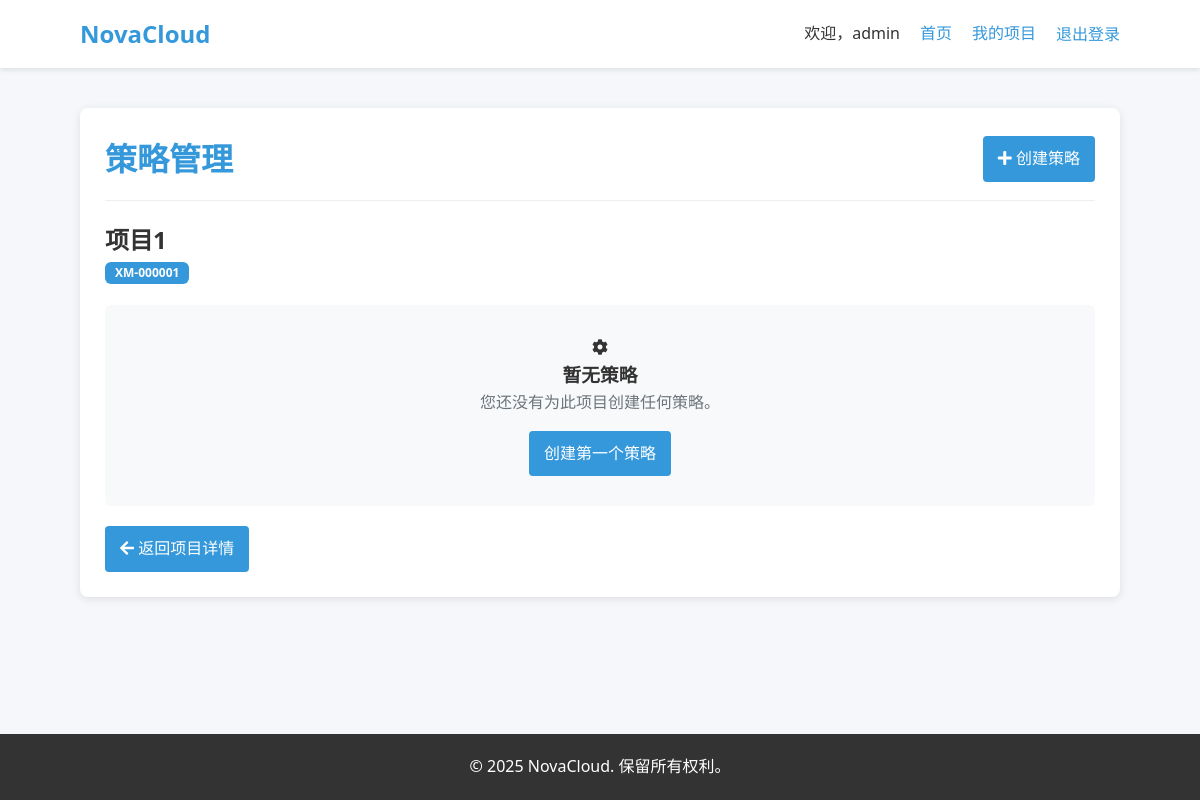
Page /projects/XM-000001/strategies/ (signed in) on the earlier database version.
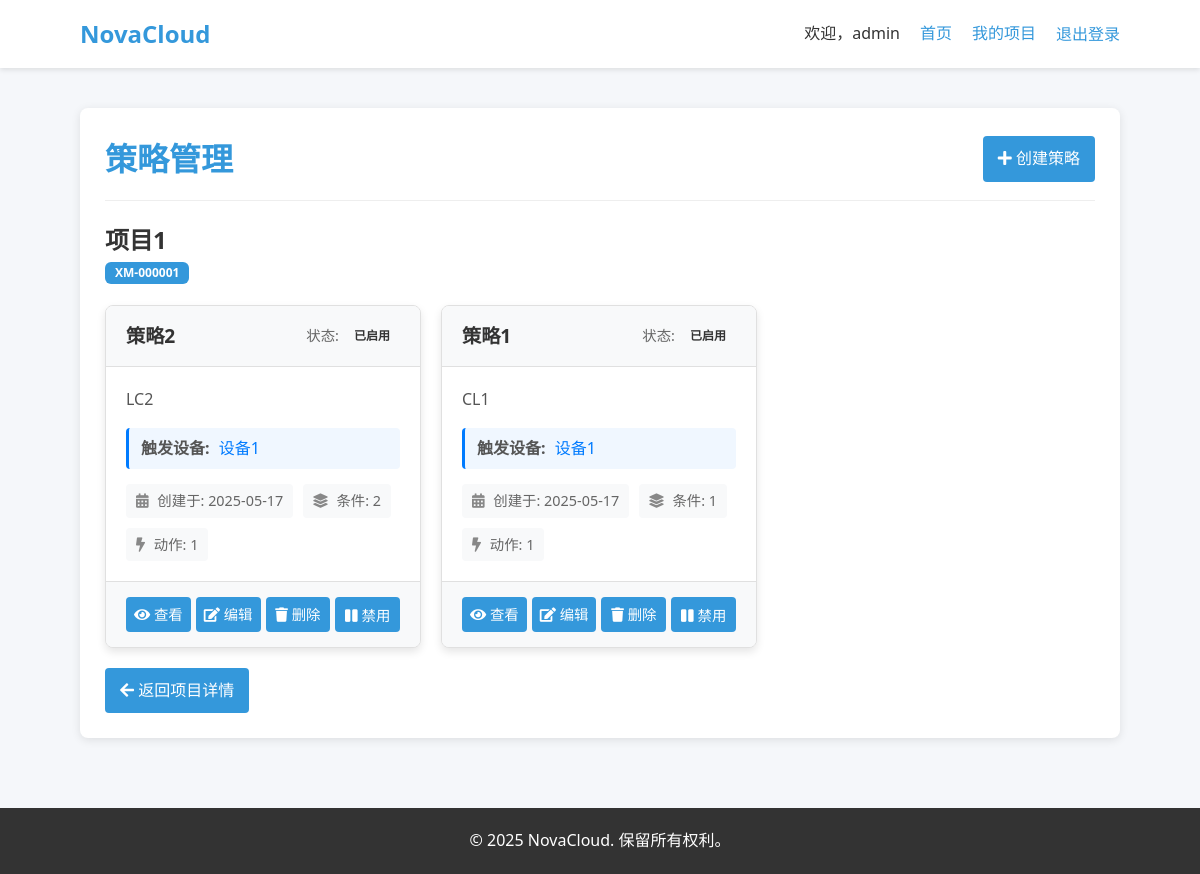
Same page on the later database version.
### strategy_engine/models.py (models this page shows, shortened)
class Strategy(models.Model):
    name = models.CharField('策略名称', max_length=100)
    project = models.ForeignKey(Project, on_delete=models.CASCADE, related_name='strategies', verbose_name='所属项目')
    description = models.TextField('策略描述', blank=True, null=True)
    is_enabled = models.BooleanField('是否启用', default=True)
    trigger_source_device = models.ForeignKey(Device, on_delete=models.CASCADE, related_name='trigger_strategies', verbose_name='触发设备')
    created_at = models.DateTimeField('创建时间', auto_now_add=True)
    updated_at = models.DateTimeField('更新时间', auto_now=True)
    class Meta:
        verbose_name = '策略'
        verbose_name_plural = '策略'
        ordering = ['-created_at']

### iot_devices/models.py (models this page shows, shortened)
class Device(models.Model):
    STATUS_CHOICES = (
        ('online', '在线'),
        ('offline', '离线'),
        ('unregistered', '未注册'),
    )
    PROTOCOL_CHOICES = (
        ('mqtt', 'MQTT'),
        ('tcp', 'TCP原生'),
    )
    device_id = models.CharField('设备号', max_length=20, unique=True, help_text="例如：DEV-YYYYYY")
    device_identifier = models.CharField('设备标识', max_length=100, unique=True, help_text="可以是MAC地址、序列号等")
    device_key = models.CharField('设备密钥', max_length=64, blank=True, help_text="用于设备认证")
    name = models.CharField('设备名称', max_length=100)
    project = models.ForeignKey(Project, on_delete=models.CASCADE, related_name='devices', verbose_name='所属项目')
    status = models.CharField('设备状态', max_length=20, choices=STATUS_CHOICES, default='unregistered')
    protocol_type = models.CharField('通信协议', max_length=20, choices=PROTOCOL_CHOICES, default='mqtt')
    last_seen = models.DateTimeField('最后在线时间', blank=True, null=True)
    created_at = models.DateTimeField('创建时间', auto_now_add=True)
    updated_at = models.DateTimeField('更新时间', auto_now=True)
    class Meta:
        verbose_name = '设备'
        verbose_name_plural = '设备'
        ordering = ['-created_at']

### strategy_engine/views.py (the view)
# urls.py: path('projects/<str:project_id>/strategies/', views.StrategyListView.as_view(), name='strategy_list'),
class StrategyListView(LoginRequiredMixin, ListView):
    model = Strategy
    template_name = 'strategy_engine/strategy_list.html'
    context_object_name = 'strategies'
    def get_queryset(self):
        self.project = get_object_or_404(Project, project_id=self.kwargs['project_id'])
        if self.project.owner != self.request.user:
            return Strategy.objects.none()
        return Strategy.objects.filter(project=self.project)
    def get_context_data(self, **kwargs):
        context = super().get_context_data(**kwargs)
        context['project'] = self.project
        return context

### templates/strategy_engine/strategy_list.html (shortened to what the changed rows need)
{% extends 'base.html' %}
{% block content %}
<div class="content-section">
    <div class="section-header">
        <h1>策略管理</h1>
    </div>
    <div class="project-info">
        <h2>{{ project.name }}</h2>
    </div>
    {% if strategies %}
        <div class="strategy-grid">
            {% for strategy in strategies %}
                <div class="strategy-card">
                    <div class="card-header">
                        <h3>{{ strategy.name }}</h3>
                        <div class="status-toggle">
                            <span class="status-label">状态:</span>
                            <span class="badge {% if strategy.is_enabled %}badge-success{% else %}badge-secondary{% endif %}">
                                {% if strategy.is_enabled %}已启用{% else %}已禁用{% endif %}
                            </span>
                        </div>
                    </div>
                    <div class="card-body">
                        {% if strategy.description %}
                            <p>{{ strategy.description }}</p>
                        {% else %}
                            <p class="text-muted">无策略描述</p>
                        {% endif %}
                        <div class="strategy-device">
                            <span class="device-label">触发设备:</span>
                            <span class="device-name">{{ strategy.trigger_source_device.name }}</span>
                        </div>
                        <div class="strategy-meta">
                            <div class="meta-item">
                                <i class="fas fa-calendar-alt"></i> 创建于: {{ strategy.created_at|date:"Y-m-d" }}
                            </div>
                            <div class="meta-item">
                                <i class="fas fa-layer-group"></i> 条件: {{ strategy.conditions.count }}
                            </div>
                            <div class="meta-item">
                                <i class="fas fa-bolt"></i> 动作: {{ strategy.actions.count }}
                            </div>
                        </div>
                    </div>
                    <div class="card-footer">
                        <div class="btn-group">
                            <a href="{% url 'strategy_engine:strategy_detail' strategy.pk %}" class="btn btn-info">
                                <i class="fas fa-eye"></i> 查看
                            </a>
                            <a href="{% url 'strategy_engine:strategy_update' strategy.pk %}" class="btn btn-warning">
                                <i class="fas fa-edit"></i> 编辑
                            </a>
                            <a href="{% url 'strategy_engine:strategy_delete' strategy.pk %}" class="btn btn-danger">
                                <i class="fas fa-trash"></i> 删除
                            </a>
                            <button class="btn {% if strategy.is_enabled %}btn-secondary{% else %}btn-success{% endif %} toggle-strategy"
                                    data-strategy-id="{{ strategy.pk }}"
                                    data-enabled="{{ strategy.is_enabled|yesno:'true,false' }}">
                                {% if strategy.is_enabled %}
                                    <i class="fas fa-pause"></i> 禁用
                                {% else %}
                                    <i class="fas fa-play"></i> 启用
                                {% endif %}
                            </button>
                        </div>
                    </div>
                </div>
            {% endfor %}
        </div>
    {% else %}
        <div class="no-data">
            <div class="no-data-icon">
                <i class="fas fa-cog fa-spin"></i>
            </div>
            <h3>暂无策略</h3>
            <p>您还没有为此项目创建任何策略。</p>
            <a href="{% url 'strategy_engine:strategy_create' project.project_id %}" class="btn btn-primary">
                创建第一个策略
            </a>
        </div>
    {% endif %}
</div>
{% endblock %}

Differences in the rows shown:
added Strategy: name "策略2", is_enabled "已启用", description "LC2", trigger_source_device.name "设备1", created_at "2025-05-17", conditions.count "2", actions.count "1"
added Strategy: name "策略1", is_enabled "已启用", description "CL1", trigger_source_device.name "设备1", created_at "2025-05-17", conditions.count "1", actions.count "1"
Other differences:
text no longer shown: "暂无策略 您还没有为此项目创建任何策略。 创建第一个策略"
